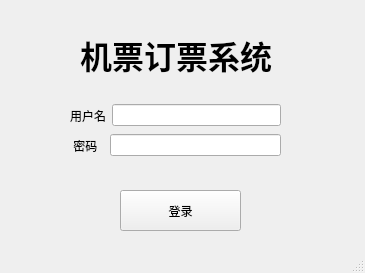
<?xml version="1.0" encoding="UTF-8"?>
<ui version="4.0">
 <class>Login</class>
 <widget class="QMainWindow" name="Login">
  <property name="geometry">
   <rect>
    <x>0</x>
    <y>0</y>
    <width>365</width>
    <height>273</height>
   </rect>
  </property>
  <property name="windowTitle">
   <string>MainWindow</string>
  </property>
  <widget class="QWidget" name="centralwidget">
   <widget class="QToolButton" name="login">
    <property name="geometry">
     <rect>
      <x>120</x>
      <y>190</y>
      <width>121</width>
      <height>41</height>
     </rect>
    </property>
    <property name="text">
     <string>登录</string>
    </property>
   </widget>
   <widget class="QWidget" name="horizontalLayoutWidget">
    <property name="geometry">
     <rect>
      <x>70</x>
      <y>100</y>
      <width>211</width>
      <height>31</height>
     </rect>
    </property>
    <layout class="QHBoxLayout" name="horizontalLayout">
     <item>
      <widget class="QLabel" name="label">
       <property name="text">
        <string>用户名</string>
       </property>
      </widget>
     </item>
     <item>
      <widget class="QLineEdit" name="user_name"/>
     </item>
    </layout>
   </widget>
   <widget class="QWidget" name="horizontalLayoutWidget_2">
    <property name="geometry">
     <rect>
      <x>70</x>
      <y>130</y>
      <width>211</width>
      <height>31</height>
     </rect>
    </property>
    <layout class="QHBoxLayout" name="horizontalLayout_2">
     <item>
      <widget class="QLabel" name="label_2">
       <property name="text">
        <string> 密码  </string>
       </property>
      </widget>
     </item>
     <item>
      <widget class="QLineEdit" name="password"/>
     </item>
    </layout>
   </widget>
   <widget class="QLabel" name="title">
    <property name="geometry">
     <rect>
      <x>80</x>
      <y>30</y>
      <width>201</width>
      <height>51</height>
     </rect>
    </property>
    <property name="styleSheet">
     <string notr="true">font: 9pt &quot;字酷堂石刻体&quot;;</string>
    </property>
    <property name="text">
     <string>&lt;html&gt;&lt;head/&gt;&lt;body&gt;&lt;p&gt;&lt;span style=&quot; font-size:24pt; font-weight:700;&quot;&gt;机票订票系统&lt;/span&gt;&lt;/p&gt;&lt;/body&gt;&lt;/html&gt;</string>
    </property>
   </widget>
  </widget>
  <widget class="QStatusBar" name="statusbar"/>
 </widget>
 <resources/>
 <connections/>
</ui>
